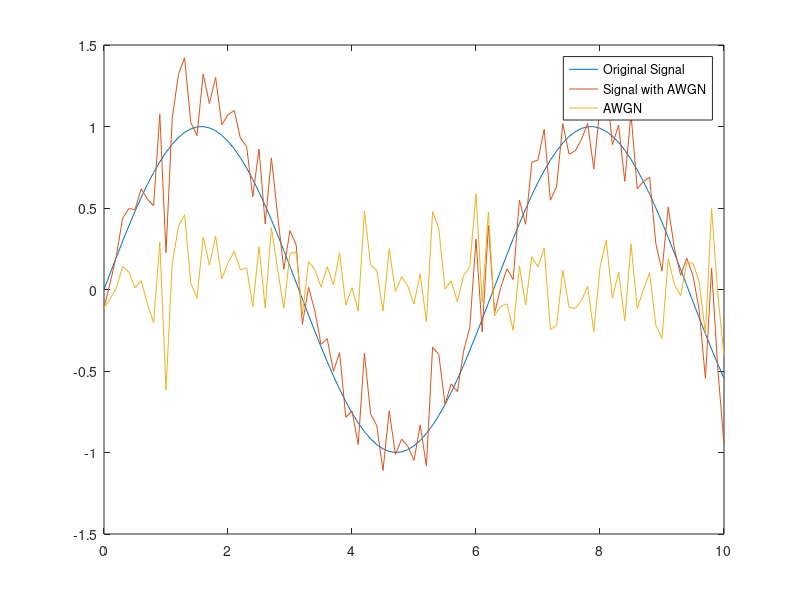

Here is the MATLAB script that generated this plot:
t = (0:0.1:10)'; %1/Fs = 0.1 ->Fs=10
x = sin(t);
y = awgn(x,10,'measured');
n = y - x;
plot(t,[x y n])
%plot(t,y)
legend('Original Signal', 'Signal with AWGN', 'AWGN')
%{
N = length(y);
ydft = fft(y);
ydft = ydft(1:N/2+1);
psdy = (1/(10*N)) * abs(ydft).^2;
psdy(2:end-1) = 2*psdy(2:end-1);
freq = 0 : 10/length(y) :10/2;
plot(freq, 10*log10(psdy))
grid on
title('periodogram using fft')
xlabel('frequency (hz)')
ylabel('power/freq(db/hz)')
%}

